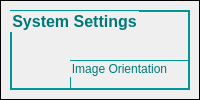
            <widget class="QWidget" name="systemSettingsPage">
             <layout class="QGridLayout" name="gridLayout_8">
              <property name="leftMargin">
               <number>0</number>
              </property>
              <property name="topMargin">
               <number>0</number>
              </property>
              <property name="rightMargin">
               <number>0</number>
              </property>
              <property name="bottomMargin">
               <number>0</number>
              </property>
              <item row="0" column="0">
               <widget class="QFrame" name="frame_systemControls">
                <property name="sizePolicy">
                 <sizepolicy hsizetype="Expanding" vsizetype="Expanding">
                  <horstretch>0</horstretch>
                  <verstretch>0</verstretch>
                 </sizepolicy>
                </property>
                <property name="styleSheet">
                 <string notr="true">QFrame{background-image : url(:/images/img.jpg);
border:1px solid black}
QLabel{border:0px}</string>
                </property>
                <property name="frameShape">
                 <enum>QFrame::StyledPanel</enum>
                </property>
                <property name="frameShadow">
                 <enum>QFrame::Raised</enum>
                </property>
                <layout class="QGridLayout" name="gridLayout_16">
                 <item row="0" column="0">
                  <widget class="QGroupBox" name="groupBox_SystemSettings">
                   <property name="sizePolicy">
                    <sizepolicy hsizetype="Expanding" vsizetype="Expanding">
                     <horstretch>0</horstretch>
                     <verstretch>0</verstretch>
                    </sizepolicy>
                   </property>
                   <property name="font">
                    <font>
                     <family>Arial</family>
                     <pointsize>12</pointsize>
                     <weight>75</weight>
                     <bold>true</bold>
                    </font>
                   </property>
                   <property name="autoFillBackground">
                    <bool>false</bool>
                   </property>
                   <property name="styleSheet">
                    <string notr="true">QGroupBox{ border: 1.5px solid ;
background-color: transparent;
border-color: rgb(0,150,150);
color:rgb(0,120,120);
;}</string>
                   </property>
                   <property name="title">
                    <string>System Settings</string>
                   </property>
                   <widget class="QGroupBox" name="groupBox_ImageOrientation">
                    <property name="geometry">
                     <rect>
                      <x>60</x>
                      <y>50</y>
                      <width>471</width>
                      <height>131</height>
                     </rect>
                    </property>
                    <property name="styleSheet">
                     <string notr="true">QGroupBox{ border: 1px solid ;
background-color: transparent;
border-color: rgb(0,150,150);
color:rgb(0,120,120);
;}</string>
                    </property>
                    <property name="title">
                     <string>Image Orientation</string>
                    </property>
                    <widget class="QPushButton" name="setFlipPushButton">
                     <property name="geometry">
                      <rect>
                       <x>250</x>
                       <y>80</y>
                       <width>121</width>
                       <height>23</height>
                      </rect>
                     </property>
                     <property name="text">
                      <string>Set</string>
                     </property>
                    </widget>
                    <widget class="QCheckBox" name="ShortAxisFlipCheckBox">
                     <property name="geometry">
                      <rect>
                       <x>300</x>
                       <y>40</y>
                       <width>121</width>
                       <height>17</height>
                      </rect>
                     </property>
                     <property name="text">
                      <string>North/South Flip</string>
                     </property>
                    </widget>
                    <widget class="QCheckBox" name="LongAxisFlipCheckBox">
                     <property name="geometry">
                      <rect>
                       <x>90</x>
                       <y>40</y>
                       <width>111</width>
                       <height>17</height>
                      </rect>
                     </property>
                     <property name="text">
                      <string>East/West Flip</string>
                     </property>
                    </widget>
                    <widget class="QPushButton" name="getFlipPushButton">
                     <property name="geometry">
                      <rect>
                       <x>106</x>
                       <y>80</y>
                       <width>121</width>
                       <height>23</height>
                      </rect>
                     </property>
                     <property name="text">
                      <string>Get</string>
                     </property>
                    </widget>
                   </widget>
                   <widget class="QGroupBox" name="groupBox_LEDControl">
                    <property name="geometry">
                     <rect>
                      <x>60</x>
                      <y>210</y>
                      <width>471</width>
                      <height>271</height>
                     </rect>
                    </property>
                    <property name="styleSheet">
                     <string notr="true">QGroupBox{ border: 1px solid ;
background-color: transparent;
border-color: rgb(0,150,150);
color:rgb(0,120,120);
;}</string>
                    </property>
                    <property name="title">
                     <string>LED Control</string>
                    </property>
                    <widget class="QPushButton" name="GetLEDpushButton">
                     <property name="geometry">
                      <rect>
                       <x>111</x>
                       <y>219</y>
                       <width>121</width>
                       <height>23</height>
                      </rect>
                     </property>
                     <property name="text">
                      <string>Get</string>
                     </property>
                    </widget>
                    <widget class="QPushButton" name="SetLEDpushButton">
                     <property name="geometry">
                      <rect>
                       <x>255</x>
                       <y>219</y>
                       <width>121</width>
                       <height>23</height>
                      </rect>
                     </property>
                     <property name="text">
                      <string>Set</string>
                     </property>
                    </widget>
                    <widget class="QGroupBox" name="groupBox_LEDSelection">
                     <property name="geometry">
                      <rect>
                       <x>30</x>
                       <y>41</y>
                       <width>211</width>
                       <height>91</height>
                      </rect>
                     </property>
                     <property name="title">
                      <string>LED Selection</string>
                     </property>
                     <widget class="QRadioButton" name="radioButton_ColorDisplayAuto">
                      <property name="geometry">
                       <rect>
                        <x>20</x>
                        <y>30</y>
                        <width>82</width>
                        <height>17</height>
                       </rect>
                      </property>
                      <property name="text">
                       <string>Automatic</string>
                      </property>
                     </widget>
                     <widget class="QRadioButton" name="radioButton_ColorDisplayManual">
                      <property name="geometry">
                       <rect>
                        <x>120</x>
                        <y>30</y>
                        <width>71</width>
                        <height>17</height>
                       </rect>
                      </property>
                      <property name="text">
                       <string>Manual</string>
                      </property>
                     </widget>
                     <widget class="QCheckBox" name="RedCheckBox">
                      <property name="geometry">
                       <rect>
                        <x>20</x>
                        <y>60</y>
                        <width>51</width>
                        <height>17</height>
                       </rect>
                      </property>
                      <property name="text">
                       <string>Red</string>
                      </property>
                     </widget>
                     <widget class="QCheckBox" name="GreenCheckBox">
                      <property name="geometry">
                       <rect>
                        <x>80</x>
                        <y>60</y>
                        <width>61</width>
                        <height>17</height>
                       </rect>
                      </property>
                      <property name="text">
                       <string>Green</string>
                      </property>
                     </widget>
                     <widget class="QCheckBox" name="BlueCheckBox">
                      <property name="geometry">
                       <rect>
                        <x>150</x>
                        <y>60</y>
                        <width>51</width>
                        <height>17</height>
                       </rect>
                      </property>
                      <property name="text">
                       <string>Blue</string>
                      </property>
                     </widget>
                    </widget>
                    <widget class="QGroupBox" name="groupBox_LEDCurrent">
                     <property name="geometry">
                      <rect>
                       <x>290</x>
                       <y>40</y>
                       <width>150</width>
                       <height>151</height>
                      </rect>
                     </property>
                     <property name="maximumSize">
                      <size>
                       <width>150</width>
                       <height>16777215</height>
                      </size>
                     </property>
                     <property name="title">
                      <string>LED Current(0-255)</string>
                     </property>
                     <widget class="QLineEdit" name="RedLEDCurrent">
                      <property name="geometry">
                       <rect>
                        <x>70</x>
                        <y>20</y>
                        <width>61</width>
                        <height>20</height>
                       </rect>
                      </property>
                      <property name="text">
                       <string>0</string>
                      </property>
                     </widget>
                     <widget class="QLineEdit" name="BlueLEDCurrent">
                      <property name="geometry">
                       <rect>
                        <x>70</x>
                        <y>50</y>
                        <width>61</width>
                        <height>20</height>
                       </rect>
                      </property>
                      <property name="text">
                       <string>0</string>
                      </property>
                     </widget>
                     <widget class="QLineEdit" name="GreenLEDCurrent">
                      <property name="geometry">
                       <rect>
                        <x>70</x>
                        <y>80</y>
                        <width>61</width>
                        <height>20</height>
                       </rect>
                      </property>
                      <property name="text">
                       <string>0</string>
                      </property>
                     </widget>
                     <widget class="QCheckBox" name="LedPwmInvert_checkBox">
                      <property name="geometry">
                       <rect>
                        <x>30</x>
                        <y>120</y>
                        <width>91</width>
                        <height>17</height>
                       </rect>
                      </property>
                      <property name="text">
                       <string>Invert PWM</string>
                      </property>
                     </widget>
                     <widget class="QLabel" name="label_Red">
                      <property name="geometry">
                       <rect>
                        <x>19</x>
                        <y>23</y>
                        <width>31</width>
                        <height>16</height>
                       </rect>
                      </property>
                      <property name="styleSheet">
                       <string notr="true">QLabel{border:0px}</string>
                      </property>
                      <property name="text">
                       <string>Red</string>
                      </property>
                     </widget>
                     <widget class="QLabel" name="label_Blue">
                      <property name="geometry">
                       <rect>
                        <x>19</x>
                        <y>53</y>
                        <width>31</width>
                        <height>16</height>
                       </rect>
                      </property>
                      <property name="styleSheet">
                       <string notr="true">QLabel{border:0px}</string>
                      </property>
                      <property name="text">
                       <string>Blue</string>
                      </property>
                     </widget>
                     <widget class="QLabel" name="label_Green">
                      <property name="geometry">
                       <rect>
                        <x>19</x>
                        <y>83</y>
                        <width>41</width>
                        <height>16</height>
                       </rect>
                      </property>
                      <property name="styleSheet">
                       <string notr="true">QLabel{border:0px}</string>
                      </property>
                      <property name="text">
                       <string>Green</string>
                      </property>
                     </widget>
                    </widget>
                    <widget class="QGroupBox" name="groupBox_LEDSelection_2">
                     <property name="geometry">
                      <rect>
                       <x>30</x>
                       <y>150</y>
                       <width>211</width>
                       <height>61</height>
                      </rect>
                     </property>
                     <property name="title">
                      <string>LED Frequency</string>
                     </property>
                     <widget class="QLabel" name="label_Red_2">
                      <property name="geometry">
                       <rect>
                        <x>10</x>
                        <y>30</y>
                        <width>61</width>
                        <height>16</height>
                       </rect>
                      </property>
                      <property name="styleSheet">
                       <string notr="true">QLabel{border:0px}</string>
                      </property>
                      <property name="text">
                       <string>Frequency</string>
                      </property>
                     </widget>
                     <widget class="QLineEdit" name="LEDFrequency">
                      <property name="geometry">
                       <rect>
                        <x>80</x>
                        <y>30</y>
                        <width>61</width>
                        <height>20</height>
                       </rect>
                      </property>
                      <property name="text">
                       <string>0</string>
                      </property>
                     </widget>
                     <widget class="QLabel" name="label_us_2">
                      <property name="geometry">
                       <rect>
                        <x>150</x>
                        <y>30</y>
                        <width>16</width>
                        <height>16</height>
                       </rect>
                      </property>
                      <property name="text">
                       <string>Hz</string>
                      </property>
                     </widget>
                    </widget>
                    <zorder>groupBox_LEDSelection</zorder>
                    <zorder>groupBox_LEDCurrent</zorder>
                    <zorder>GetLEDpushButton</zorder>
                    <zorder>SetLEDpushButton</zorder>
                    <zorder>groupBox_LEDSelection_2</zorder>
                   </widget>
                   <widget class="QGroupBox" name="groupBox_OpticalInvert">
                    <property name="geometry">
                     <rect>
                      <x>560</x>
                      <y>50</y>
                      <width>291</width>
                      <height>131</height>
                     </rect>
                    </property>
                    <property name="styleSheet">
                     <string notr="true">QGroupBox{ border: 1px solid ;
background-color: transparent;
border-color: rgb(0,150,150);
color:rgb(0,120,120);
;}</string>
                    </property>
                    <property name="title">
                     <string>Optical Invert</string>
                    </property>
                    <widget class="QCheckBox" name="patternDisplayInvertData_checkBox">
                     <property name="geometry">
                      <rect>
                       <x>51</x>
                       <y>28</y>
                       <width>181</width>
                       <height>41</height>
                      </rect>
                     </property>
                     <property name="text">
                      <string>Pattern Display Invert Data</string>
                     </property>
                    </widget>
                    <widget class="QWidget" name="layoutWidget_3">
                     <property name="geometry">
                      <rect>
                       <x>50</x>
                       <y>79</y>
                       <width>201</width>
                       <height>30</height>
                      </rect>
                     </property>
                     <layout class="QHBoxLayout" name="horizontalLayout_8">
                      <item>
                       <widget class="QPushButton" name="getPatternDisplayInvertData_button">
                        <property name="text">
                         <string>Get</string>
                        </property>
                       </widget>
                      </item>
                      <item>
                       <widget class="QPushButton" name="setPatternDisplayInvertData_button">
                        <property name="text">
                         <string>Set</string>
                        </property>
                       </widget>
                      </item>
                     </layout>
                    </widget>
                   </widget>
                   <widget class="QGroupBox" name="groupBox_DMDPark">
                    <property name="geometry">
                     <rect>
                      <x>560</x>
                      <y>210</y>
                      <width>291</width>
                      <height>131</height>
                     </rect>
                    </property>
                    <property name="styleSheet">
                     <string notr="true">QGroupBox{ border: 1px solid ;
background-color: transparent;
border-color: rgb(0,150,150);
color:rgb(0,120,120);
;}</string>
                    </property>
                    <property name="title">
                     <string>DMD Park</string>
                    </property>
                    <widget class="QCheckBox" name="DMDPark_checkBox">
                     <property name="geometry">
                      <rect>
                       <x>51</x>
                       <y>28</y>
                       <width>161</width>
                       <height>41</height>
                      </rect>
                     </property>
                     <property name="text">
                      <string>DMD Park</string>
                     </property>
                    </widget>
                    <widget class="QWidget" name="layoutWidget_4">
                     <property name="geometry">
                      <rect>
                       <x>50</x>
                       <y>79</y>
                       <width>201</width>
                       <height>30</height>
                      </rect>
                     </property>
                     <layout class="QHBoxLayout" name="horizontalLayout_45">
                      <item>
                       <widget class="QPushButton" name="getDMDPark_button">
                        <property name="text">
                         <string>Get</string>
                        </property>
                       </widget>
                      </item>
                      <item>
                       <widget class="QPushButton" name="setDMDPark_button">
                        <property name="text">
                         <string>Set</string>
                        </property>
                       </widget>
                      </item>
                     </layout>
                    </widget>
                   </widget>
                  </widget>
                 </item>
                </layout>
               </widget>
              </item>
             </layout>
            </widget>
